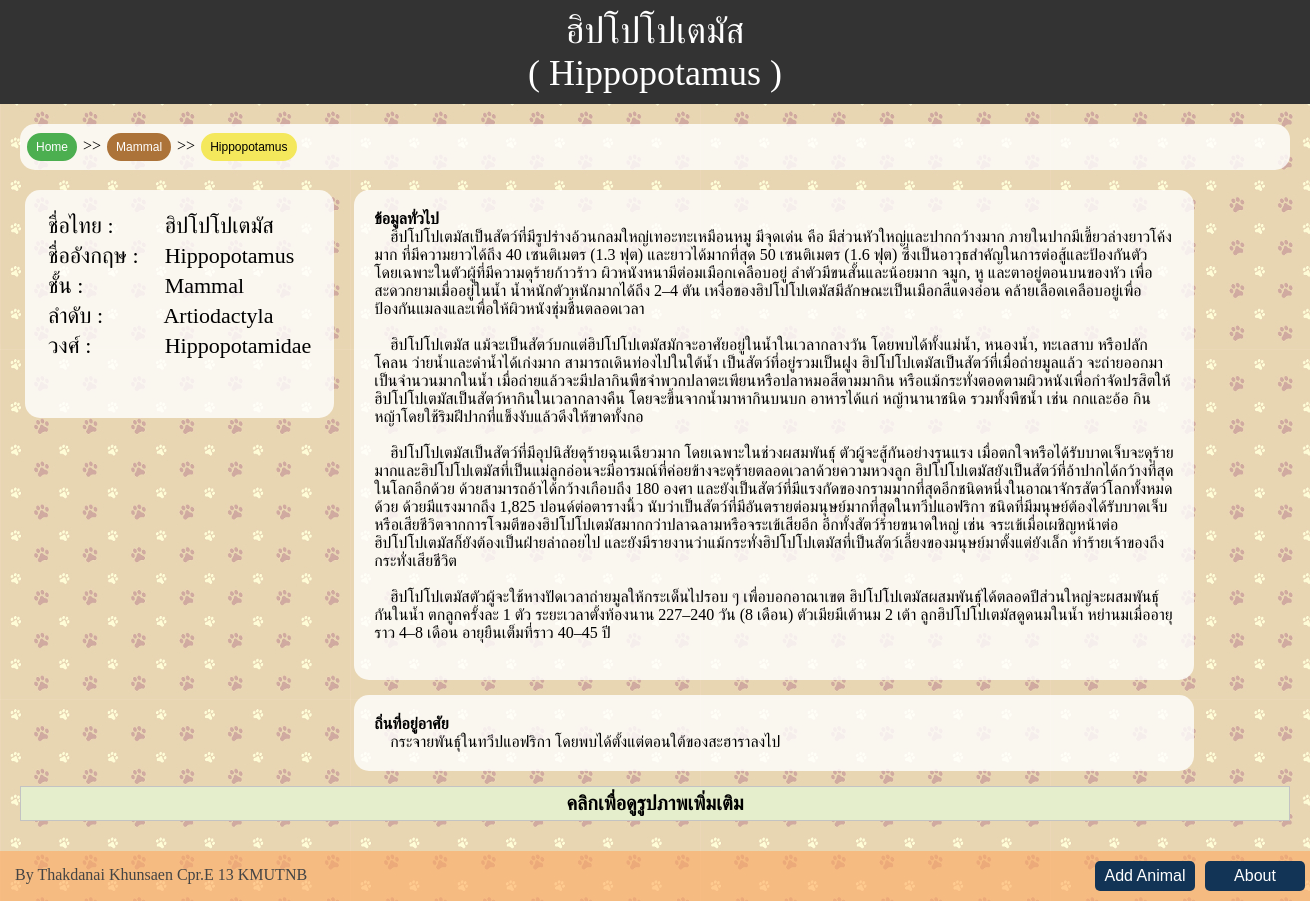
The app's page /park/animal/Hippopotamus, older data.
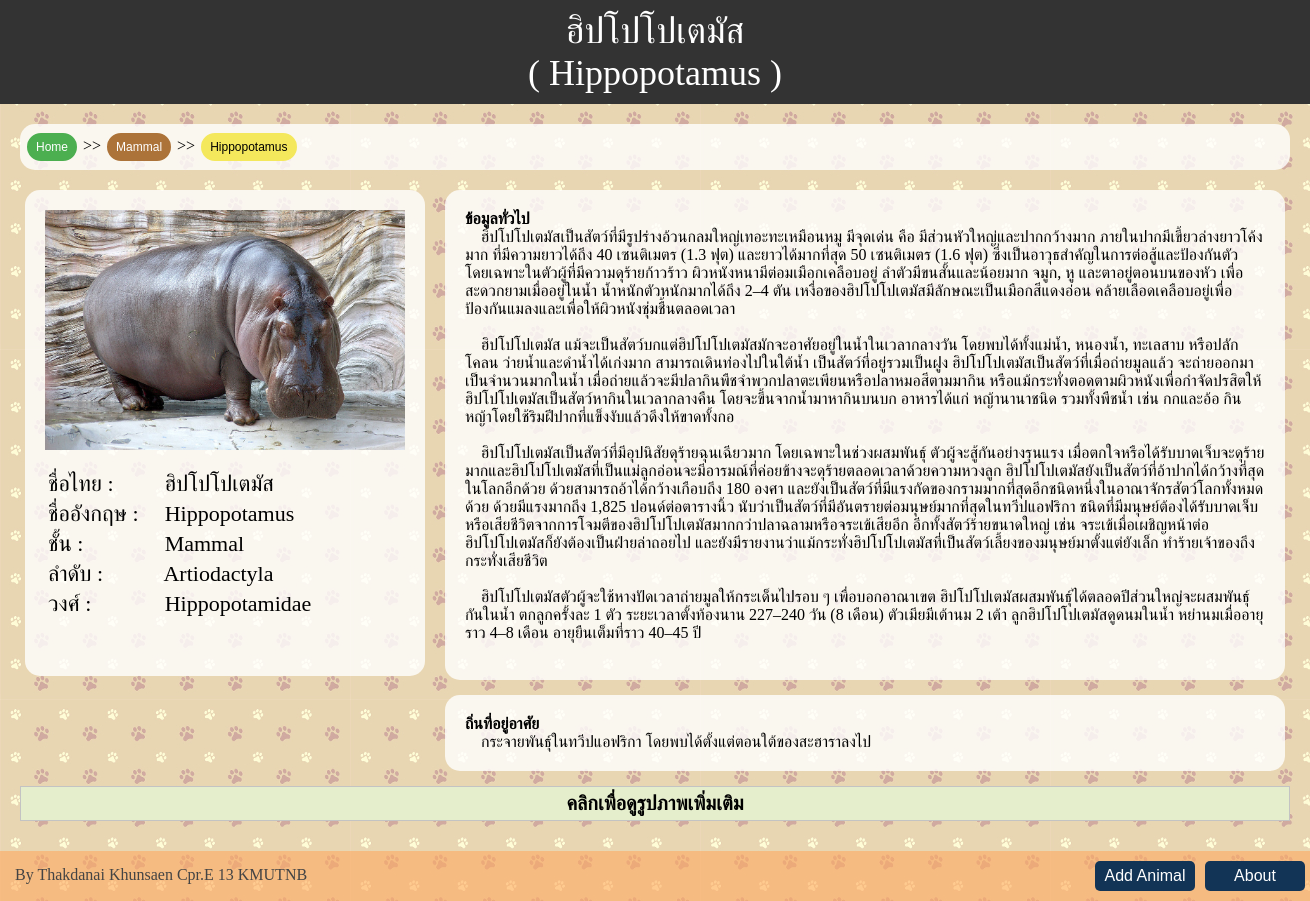
The same page, newer data.
### park/models.py (models this page shows, shortened)
class Animal(models.Model):
    thai_name = models.CharField(max_length=200)
    name = models.CharField(max_length=200)
    class_name = models.CharField(max_length=10,choices=CLASS_CHOICES)
    order = models.CharField(max_length=200)
    family = models.CharField(max_length=200)
    info = models.TextField(null=True, blank=True)
    habitat = models.TextField(null=True, blank=True)
    status = models.CharField(max_length=10,choices=STATUS_CHOICES,null=True, blank=True)
    def url_name(self):
        return self.name.replace(' ', '_')

class AnimalImage(models.Model):
    animal = models.ForeignKey(Animal, on_delete=models.CASCADE, related_name='image')
    image = models.ImageField(upload_to=path_and_rename)
    status = models.CharField(max_length=10,choices=STATUS_CHOICES,null=True, blank=True)

### park/views.py (the view)
# urls.py: url(r'^animal/(?P<animal_name>[A-Za-z_]+)$', views.animal_data, name='animal_data'),
def animal_data(request, animal_name):
    animal = Animal.objects.get(name=animal_name.replace('_', ' '))
    image_list = animal.image.filter(status="Published").order_by('image')
    return render(request, 'park/animal_data.html',{'animal':animal,'image_list':image_list})

### park/templates/park/animal_data.html (shortened to what this page needs)
{% extends 'park/base.html' %}
{% load static %}
{% block style_n_script %}
    <link rel="stylesheet" href="{% static '/css/popup.css' %}">
    <link rel="stylesheet" href="{% static '/css/data.css' %}">
{% endblock %}
{% block header %}
    <p id="data_page_head">{{ animal.thai_name }}<br>( {{ animal.name }} )</p>
{% endblock %}
{% block content %}
    <div id="menu">
    <a href="{% url 'park:index' %}"><button class="button bt_home">Home</button></a> >>
    <a href="{% url 'park:animal_list' animal.class_name %}">
        <button class="button bt_{{ animal.class_name }}">{{ animal.class_name }}</button></a> >>
        <button class="button bt_name">{{ animal.name }}</button>
    </div>
    <div id="container_div">
        <div id="data">
            {% if image_list %}
                <a href="{{ image_list.first.image.url }}" >
                    <img src="{{ image_list.first.image.url }}" width="360px"/></a><br><br>
            {% endif %}
            <table style="font-size:22px">
                <tr><td>ชื่อไทย : </td><td>&nbsp; &nbsp; {{ animal.thai_name }}</td></tr>
                <tr><td>ชื่ออังกฤษ : </td><td>&nbsp; &nbsp; {{ animal.name }}</td></tr>
                <tr><td>ชั้น : </td><td>&nbsp; &nbsp; {{ animal.class_name }}</td></tr>
                <tr><td>ลำดับ : </td><td>&nbsp; &nbsp; {{ animal.order }}</td></tr>
                <tr><td>วงศ์ : </td><td>&nbsp; &nbsp; {{ animal.family }}</td></tr>
            </table>
            <br><br>
        </div>
        <div id="container_info">
        <div id="info">
            <b>ข้อมูลทั่วไป</b><br>
            {% if animal.info %}
                {{ animal.info|safe }}
            {% else %}
                &nbsp; &nbsp; ไม่มีข้อมูล
            {% endif %}
            <br><br>
        </div>
        <div id="info">
            <b>ถิ่นที่อยู่อาศัย</b>
            <br>
                {% if animal.habitat %}
                    {{ animal.habitat|safe }}
                {% else %}
                    &nbsp; &nbsp; ไม่มีข้อมูล
                {% endif %}
        </div>
        </div>
    </div>
    <div style="margin-bottom:30px;">
    <div id="flip">
        <b>คลิกเพื่อดูรูปภาพเพิ่มเติม</b>
    </div>
{% endblock %}

### park/templates/park/base.html (shortened to what this page needs)
<html>
<head>
    {% load static %}
    <link rel="stylesheet" href="{% static '/css/main.css' %}">
    {% block style_n_script %}
    {% endblock %}
</head>
<body>
    <div id="wrapper">
    <div id="header">
        {% block header %}{% endblock %}
    </div>
    <div id="content">
    {% block content %}
    {% endblock %}
    </div>
    <div id="footer">
        <div class="text-footer">By Thakdanai Khunsaen Cpr.E 13 KMUTNB</div>
        <a href="{% url 'park:about' %}">
            <button class="button-footer"><p>About</p></button>
        </a>
        <a href="{% url 'park:add_animal' %}">
            <button class="button-footer"><p>Add Animal</p></button>
        </a>
    </div>
    </div>
</body>
</html>

### park/static/css/main.css (style rules this page uses)
html, body { margin:0; padding:0; height:100%; min-width: 660px; background-image: url('../image/pawbg.jpg'); }
#data_page_head { font-family:data_head_font; text-align:center; font-size:36px; margin:0px; color:white; }
a:link { Text-decoration: none; }
#wrapper { min-height:100%; position:relative; }
#header { background: #333333; padding:10px; margin-bottom: 20px; }
#content { padding-bottom:50px; }
#footer { background:rgba(255,171,98,0.6); width:100%; min-width: 650px; height:50px; position:absolute; bottom:0; left:0; }
.button-footer { background-color: #123456; color: white; border: 2px solid #123456; height: 30px; width: 100px; margin: 10px 5px; float: right; text-align: center; font-size: 16px; border: none; border-radius: 5px; outline: none; cursor: pointer; -webkit-transition-duration: 0.4s; transition-duration: 0.3s; }
.button-footer p { margin: auto auto; vertical-align: middle; }
.text-footer { color:#444444; float:left; padding:15px; font-size:16px" }

### park/static/css/data.css (style rules this page uses)
#container_div { display: table; margin: 0 auto; min-width: 1300px; }
#footer { min-width: 1300px; }
#container_info { float:left; margin: 0px 20px; }
#info { min-width:400px; max-width:800px; background: rgba(255,255,255,0.8); padding: 20px; margin-bottom: 15px; border-radius: 15px; }
#data { float:left; background: rgba(255,255,255,0.8); border-radius: 15px; padding: 20px; margin: 0px 0px 20px 20px; }
#menu { clear: both; margin:20px; background: rgba(255,255,255,0.8); border-radius: 15px; padding: 5px; }
.button { font-size: 12px; padding: 5px 7px; margin: 4px 2px; -webkit-transition-duration: 0.4s; transition-duration: 0.4s; border-radius: 25px; cursor: pointer; color: white; }
.bt_home { background-color: #4CAF50; border: 2px solid #4CAF50; }
.bt_name { background-color: #F4E85C; border: 2px solid #F4E85C; color:black; }
.bt_Mammal { background-color:#ac7339; border: 2px solid #ac7339; }

### park/templates/park/animal_data.html (style rules this page uses)
#panel, #flip { padding: 5px; background-color: #e5eecc; border: solid 1px #c3c3c3; clear: both; text-align: center; min-width:400px; font-size: 20px; margin: 0px 20px 0px 20px; cursor:pointer; }

Row changes from the older to the newer data that the page shows:
added AnimalImage: first.image (picture)
